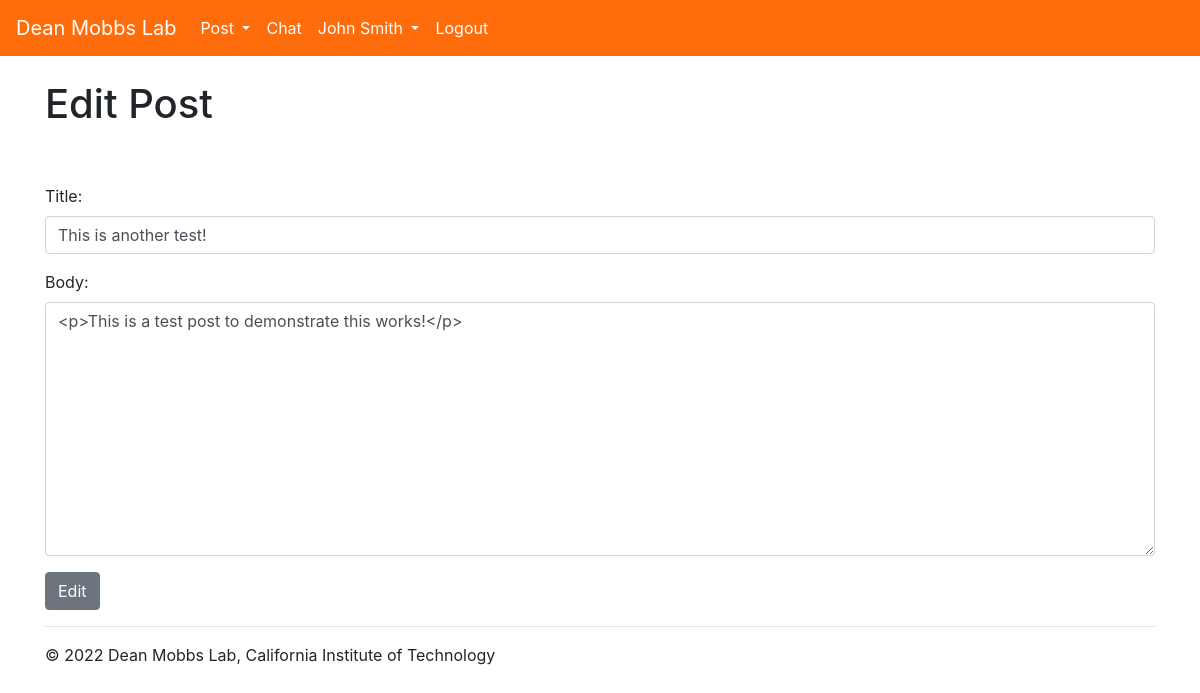
The app's page /post/edit/17 (signed in) with its own data.
### Posts/models.py (models this page shows, shortened)
class Post(models.Model):
    title = models.CharField(max_length=255)
    author = models.ForeignKey(User, on_delete=models.CASCADE)
    body = RichTextField(blank=True, null=True)
    post_date = models.DateField(auto_now_add=True)
    post_time = models.TimeField(auto_now_add=True)
    likes = models.ManyToManyField(User, related_name='posts')
    image = models.ImageField(null=True, blank=True, upload_to="images/")

### Posts/views.py (the view)
# urls.py: path('post/edit/<int:pk>', PostEditView.as_view(), name='post-edit'),
class PostEditView(UpdateView):
    model = Post
    form_class = EditForm
    template_name = 'post_edit.html'

### Posts/forms.py
class EditForm(forms.ModelForm):
    class Meta:
        model = Post
        fields = ('title', 'body')
        widgets = {
            'title': forms.TextInput(attrs={'class': 'form-control'}),
            'body': forms.Textarea(attrs={'class': 'form-control'}),
        }

### Posts/templates/post_edit.html (shortened to what this page needs)
{% extends 'base.html' %}
{% block content %}
{% if user.is_authenticated %}
    {% if user.id == post.author.id %}
        <h1>Edit Post</h1>
        <br/>
        <br/>
        <div class="form-group">
            <form method="POST">
                {{ form.as_p }}
                <button class="btn btn-secondary">Edit</button>
            </form>
        </div>
    {% else %}
        You cannot edit another user's post!
    {% endif %}
{% else %}
    This action is not permitted. Log in and try again.
{% endif %}
{% endblock %}

### Posts/templates/base.html (shortened to what this page needs)
<!doctype html>
<html lang="en">
  <head>
    <link rel="stylesheet" href="https://cdn.jsdelivr.net/npm/bootstrap@4.4.1/dist/css/bootstrap.min.css">
  </head>
  <body>
    <nav class="navbar navbar-expand-lg navbar-dark" style="background-color: #FF6C0C">
        <a class="navbar-brand" href="{% url 'home' %}">Dean Mobbs Lab</a>
        <div class="collapse navbar-collapse" id="navbarSupportedContent">
          <ul class="navbar-nav mr-auto">
            {% if user.is_authenticated %}
            <li class="nav-item dropdown">
              <a class="nav-link dropdown-toggle" href="#" id="navbarDropdown" role="button" data-toggle="dropdown" aria-haspopup="true" aria-expanded="false" style="color: white;">
                Post
              </a>
            </li>
            <li class="nav-item">
              <a class="nav-link" href="{% url 'chat' %}" style="color: white">Chat</a>
            </li>
            <li class="nav-item dropdown">
              <a class="nav-link dropdown-toggle" href="#" id="navbarDropdown" role="button" data-toggle="dropdown" aria-haspopup="true" aria-expanded="false" style="color: white;">
                {{ user.first_name }} {{ user.last_name }}
              </a>
            </li>
              <li class="nav-item">
                <a class="nav-link" href="{% url 'logout' %}" style="color: white">Logout</a>
              </li>
            {% endif %}
          </ul>
        </div>
      </nav>
    <br/>
    <div class="container">
    {% block content %}
    {% endblock %}
    <hr>
    © 2022 Dean Mobbs Lab, California Institute of Technology
    </div>
  </body>
</html>

### records on screen
Post: title "This is another test!", body "<p>This is a test post to demonstrate this works!</p>"

### other values on screen
{{ user.first_name }} "John"
{{ user.last_name }} "Smith"
